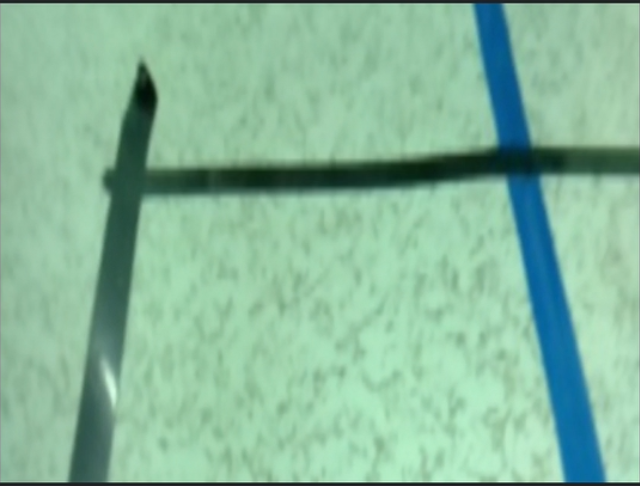
#> input picture photos/corner2.png, 640 x 486 px
$ python histo.py   (older library calls are emulated)
#> lines starting #> are read from the running program, lines starting #| are printed output that depends on the picture; after the words box and inside, x2 and y2 are one past the last pixel; in counts of white or black regions, pixels touching at a corner belong together
import matplotlib.pyplot as plt
import cv2 as cv2
import numpy as np
frame = cv2.imread('./photos/corner2.png')
#> frame is the input picture: shape (486, 640, 3); mean B, G, R 157.2, 185.2, 136.7
frame = cv2.resize(frame, (320, 240))
#> frame: shape (240, 320, 3)

# 2、透视变换 (查看俯视图)
matSrc = np.float32([[0, 149], [320, 149], [281, 72], [43, 72]])
matDst = np.float32([[0, 240], [320, 240], [320, 0], [0, 0]])
matAffine = cv2.getPerspectiveTransform(matSrc, matDst)  # mat 1 src 2 dst
dst = cv2.warpPerspective(frame, matAffine, (320, 240))
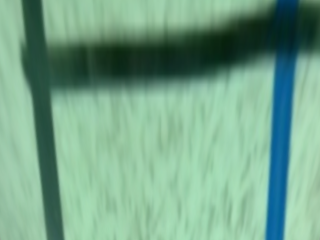
#> dst: shape (240, 320, 3); mean B, G, R 137.9, 164.1, 117
cv2.imshow('trans',dst)

# 画蓝色的矩形框，采集数据的时候采集的就是当前蓝色矩形框中的数据
# src 4->dst 4 (左下角 右下角 右上角 左上角 )
pts = np.array([[0, 149], [320, 149], [281, 72], [43, 72]], np.int32)
# 顶点个数：4，矩阵变成4*1*2维
# OpenCV中需要将多边形的顶点坐标变成顶点数×1×2维的矩阵
# 这里 reshape 的第一个参数为-1, 表示“任意”，意思是这一维的值是根据后面的维度的计算出来的
pts = pts.reshape((-1, 1, 2))
cv2.polylines(frame, [pts], True, (255, 0, 255), 3)  # True表示闭合，（255,0,0）是蓝色，3是线宽
#> frame: shape (240, 320, 3); mean B, G, R 161.7, 176.3, 142
# 3、转化图像二值化(看二值化之后的黑白图像）
cv2.imshow('frame', frame)
dst_gray = cv2.cvtColor(dst, cv2.COLOR_RGB2GRAY)   #转灰度
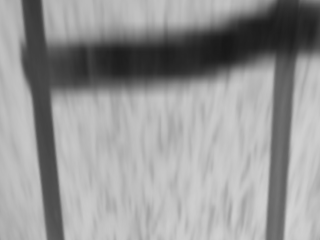
#> dst_gray: shape (240, 320); min 24, max 212, mean 150.9
dst_retval, dst_binaryzation = cv2.threshold(dst_gray, 83, 255, cv2.THRESH_BINARY)   #二值化
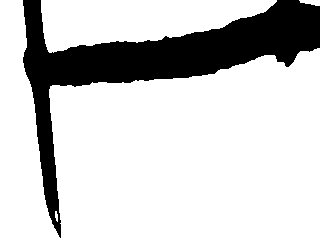
#> dst_binaryzation: shape (240, 320); 79.9% white; 1 black region, box (x1, y1, x2, y2) and area: (23, 0, 320, 238) 15462

dst_binaryzation = cv2.erode(dst_binaryzation, (3,3), iterations=10)  # 腐蚀化操作
#> dst_binaryzation: shape (240, 320); 75.8% white; 1 black region, box (x1, y1, x2, y2) and area: (23, 0, 320, 240) 18593
cv2.imshow('dst1_', dst_binaryzation)
#dst = cv2.bitwise_not(dst)
edge= cv2.Canny(dst_binaryzation,180,190)
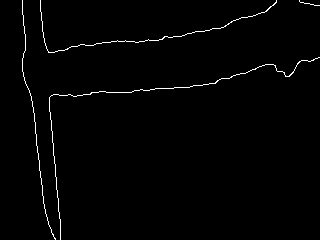
#> edge: shape (240, 320); 1.3% white in thin lines or dots
kernel = np.ones((6, 6), dtype=np.uint8)
edge =cv2.bitwise_not(edge)
#> edge: shape (240, 320); 98.7% white; black in thin lines or dots
edge = cv2.erode(edge, kernel, 1)
#> edge: shape (240, 320); 91.2% white; 3 black regions, box (x1, y1, x2, y2) and area: (20, 0, 320, 240) 4554, (38, 0, 280, 56) 2054, (297, 0, 320, 9) 152
dege = cv2.cornerHarris(edge, 2, 3, 0.04)
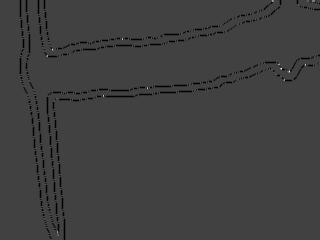
#> dege: shape (240, 320) float32; min -0.04, max 0.116, mean -0.000975; drawn with min black and max white


cv2.imshow('edge', edge)

# 当axis为0时,是压缩行,即将每一列的元素相加,将矩阵压缩为一行
# 当axis为1时,是压缩列,即将每一行的元素相加,将矩阵压缩为一列(这里的一列是为了方便理解说的，实际上，在控制台的输出中，仍然是以一行的形式输出的)
histogram = np.sum(dst_binaryzation[dst_binaryzation.shape[0] // 2:, :], axis=0)  # 我们这里是一维数组
#> histogram = 320 values, max 30600 at index 0, min 2805 at index 51, mean 29234.2
histogram1 = np.sum(dst_binaryzation[:dst_binaryzation.shape[0] // 2, :], axis=0)  # 上半部分，检测弯道
#> histogram1 = 320 values, max 30600 at index 0, min 0 at index 35, mean 17149.5
frame1 = np.array(frame[:frame.shape[0] // 2, :])  # 上半部分，检测弯道
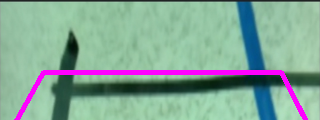
#> frame1: shape (120, 320, 3); mean B, G, R 151.9, 166.3, 133.9
histogram1 = np.float32(histogram1)
histogram1 = cv2.cornerHarris(src=histogram1, blockSize=9, ksize=21, k=0.04)
#> histogram1 = 320 values, max -41943 at index 0, min -1.29e+35 at index 24, mean -3.4e+33
# 变量a的阈值为0.01 * dst.max()，如果dst的图像值大于阈值，那么该图像的像素点设为True，否则为False
# 将图片每个像素点根据变量a的True和False进行赋值处理，赋值处理是将图像角点勾画出来
a = dst > 0.01 * dst.max()
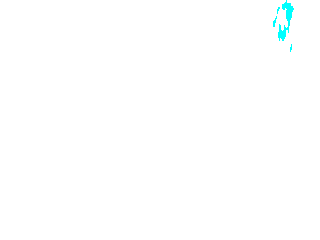
#> a: shape (240, 320, 3) bool; mean B, G, R 1, 1, 0.996
print('a=',np.sum(a))
#| a= 230112
#> (the run stopped early here; a loop or call above may not have finished)
